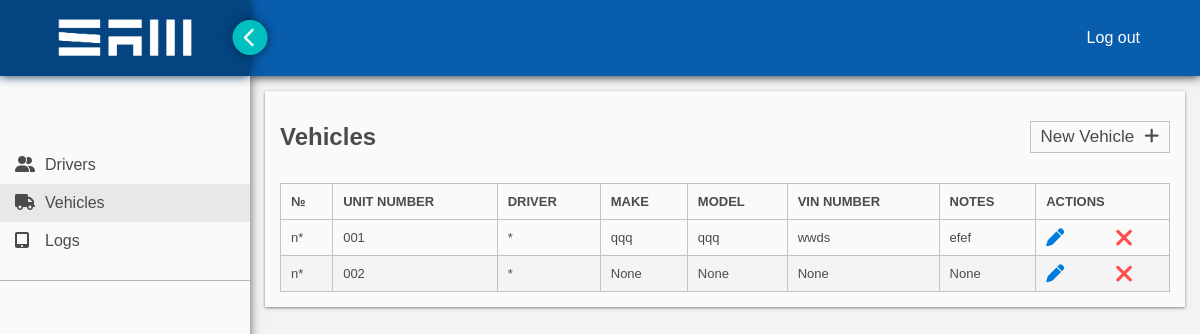
Before: /vehicles/ with the older database file.
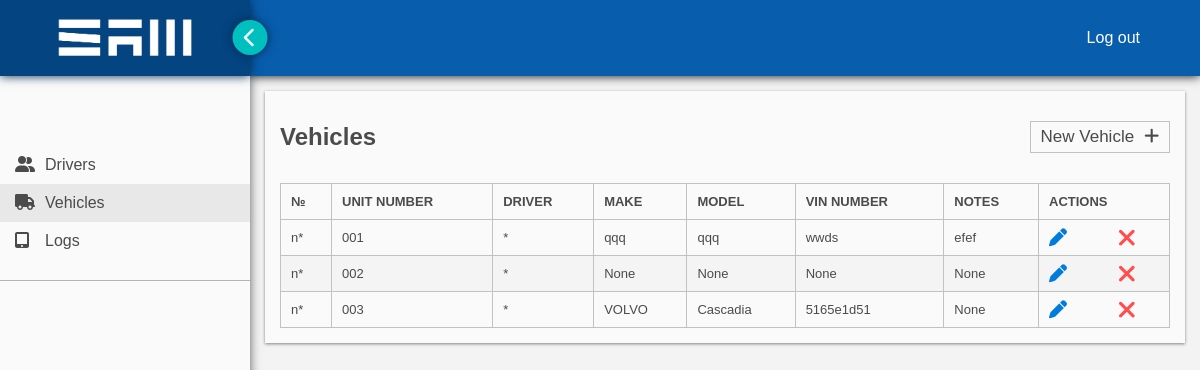
After: the same page with the newer database file.
### sameld/models.py (models this page shows, shortened)
class Vehicle(models.Model):
    unit_number = models.CharField(max_length=10, unique=True)
    make = models.CharField(max_length=15, blank=True, null=True)
    model = models.CharField(max_length=20, blank=True, null=True)
    year = models.CharField(max_length=2, choices=YEARS, default='22')
    license_state = models.CharField(max_length=2, choices=STATES, default='NY')
    license_number = models.CharField(max_length=20, null=True)
    vin_number = models.CharField(max_length=20, blank=True, null=True)
    fuel_type = models.CharField(max_length=2, choices=FUEL_TYPE, default='di')
    eld_device = models.CharField(max_length=16, blank=True, null=True)
    notes = models.CharField(max_length=255, blank=True, null=True)
    is_active = models.BooleanField(default=1)

### sameld/views.py (the view)
# urls.py: path('vehicles/', views.vehicles, name = 'vehicles'),
def vehicles(request):
    query = Vehicle.objects.all()
    context = {
        'vehicles': query,
        'category': 'vehicles'
    }
    return render(request, 'vehicles.html', context)

### sameld/templates/vehicles.html
{% extends 'main.html' %}{% load static %} {% block content %}
<link rel="stylesheet" href="{% static 'styles/vehicles.css' %}" />
<div class="container">
  <div class="row">
    <h2>Vehicles</h2>
    <a href="{% url 'new-vehicle'%}">New Vehicle<i class="fa-solid fa-plus"></i></a>
  </div>
  <table>
    <thead>
      <tr>
        <td>№</td>
        <td>unit number</td>
        <td>driver</td>
        <td>make</td>
        <td>model</td>
        <td>vin number</td>
        <td>notes</td>
        <td>actions</td>
      </tr>
    </thead>
    <tbody>
      {% if vehicles %} {% for vehicle in vehicles %}
      <tr>
        <td>n*</td>
        <td>{{vehicle.unit_number}}</td>
        <td>*</td>
        <td>{{vehicle.make}}</td>
        <td>{{vehicle.model}}</td>
        <td>{{vehicle.vin_number}}</td>
        <td>{{vehicle.notes}}</td>
        <td>
          <a href="{% url 'edit-vehicle' vehicle.id %}">
            <abbr title="Edit">
              <i class="fa-solid fa-pen"></i>
            </abbr>
          </a>
          <a href="">
            <abbr title="Deactivate">
              <i class="fa-solid fa-xmark"></i>
            </abbr>
          </a>
        </td>
      </tr>
      {% endfor %} {% else %}
      <tr>
        <td colspan="12">no records found</td>
      </tr>
      {% endif %}
    </tbody>
  </table>
</div>
{% endblock %}

Changed rows visible on the page:
added Vehicle: unit_number "003", make "VOLVO", model "Cascadia", vin_number "5165e1d51", notes "None"
